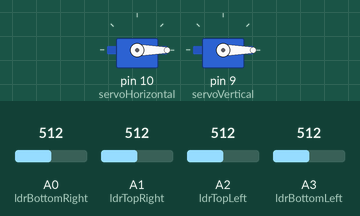
The sketch below on a simulated Arduino Uno, built with avr-gcc and run on an emulated ATmega328P. On the bench: 2 × servo. Inputs (shaded band) come from the test bench; at power-on: A1 (ldrTopRight) = 512, A2 (ldrTopLeft) = 512, A3 (ldrBottomLeft) = 512, A0 (ldrBottomRight) = 512.

Above: at 1.7 s.
1.8 s: A1 (ldrTopRight) set to 526
At 3.16 s:
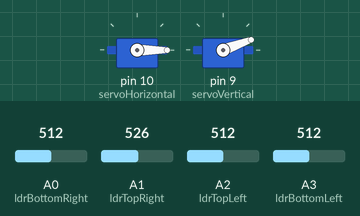
4.8 s: A2 (ldrTopLeft) set to 536
At 5.01 s:
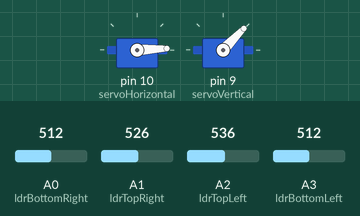
7.8 s: A3 (ldrBottomLeft) set to 532
10.8 s: A3 (ldrBottomLeft) set to 550
At 10.98 s:
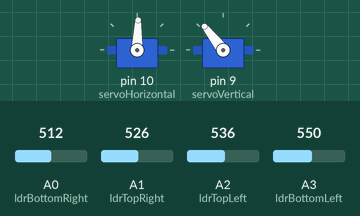
13.8 s: A0 (ldrBottomRight) set to 716
At 13.98 s:
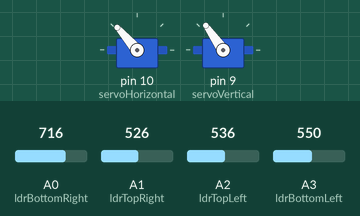
16.8 s: A2 (ldrTopLeft) set to 716
Timing chart, 0 to 23.0 s (numbered marks = the images above; inputs shaded):
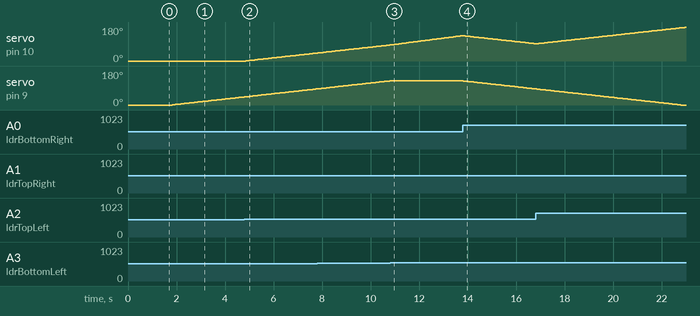

Measured:
- the behaviour switches between 513 and 514 on A1 (ldrTopRight) (found by bisection; images 0 and 1)
- the behaviour switches between 527 and 528 on A2 (ldrTopLeft) (found by bisection; images 1 and 2)
- the behaviour switches between 549 and 550 on A3 (ldrBottomLeft) (found by bisection; images 2 and 3)
- after the input at 1.8 s, servo on pin 9 (servoVertical): moves from 0° to 43° over 3.0 s, starting at once
- after the input at 4.8 s, servo on pin 10 (servoHorizontal): moves from 0° to 42° over 2.9 s, starting after 0.06 s
- after the input at 10.8 s, servo on pin 9 (servoVertical): stays 128° (without the input it goes to 129° after 0.05 s)
- after the input at 13.8 s, servo on pin 9 (servoVertical): moves from 128° to 85° over 3.0 s, starting at once

The sketch:

Dual_Axis_Solar_Tracker.ino
```cpp
#include <Servo.h>


//Defining Servos
Servo servoHorizontal;
int servoH = 0;
int servoHLimitHigh = 160;
int servoHLimitLow = 20;

Servo servoVertical;
int servoV = 0;
int servoVLimitHigh = 160;
int servoVLimitLow = 20;


//Assigning LDR Pins
#define ldrTopLeft A2       //top left LDR
#define ldrTopRight A1      //top right LDR
#define ldrBottomLeft A3    // bottom left LDR
#define ldrBottomRight A0   // bottom right LDR


void setup ()
 {
  servoHorizontal.attach(10);
  servoHorizontal.write(0);
  servoVertical.attach(9);
  servoVertical.write(0);
  delay(500);
 }


void loop()
{
  servoH = servoHorizontal.read();
  servoV = servoVertical.read();

  //capturing analog values of each LDR
  int topLeft = analogRead(ldrTopLeft);
  int topRight = analogRead(ldrTopRight);
  int bottomLeft = analogRead(ldrBottomLeft);
  int bottomRight = analogRead(ldrBottomRight);

  // calculating average
  int avgTop = (topLeft + topRight)/2;              //average of top LDRs
  int avgBottom = (bottomLeft + bottomRight)/2;     //average of bottom LDRs
  int avgLeft = (topLeft + bottomLeft)/2;           //average of left LDRs
  int avgRight = (topRight + bottomRight)/2;        //average of right LDRs

  if (avgTop < avgBottom)
  {
    servoVertical.write(servoV -1);
    if (servoV > servoVLimitHigh)
     {
      servoV = servoVLimitHigh;
     }
    delay(10);
  }
  else if (avgBottom < avgTop)
  {
    servoVertical.write(servoV +1);
    if (servoV < servoVLimitLow)
  {
    servoV = servoVLimitLow;
  }
    delay(10);
  }
  else
  {
    servoVertical.write(servoV);
  }

  if (avgLeft > avgRight)
  {
    servoHorizontal.write(servoH +1);
    if (servoH > servoHLimitHigh)
    {
    servoH = servoHLimitHigh;
    }
    delay(10);
  }
  else if (avgRight > avgLeft)
  {
    servoHorizontal.write(servoH -1);
    if (servoH < servoHLimitLow)
     {
     servoH = servoHLimitLow;
     }
    delay(10);
  }
  else
  {
    servoHorizontal.write(servoH);
  }
  delay(50);
}
```
